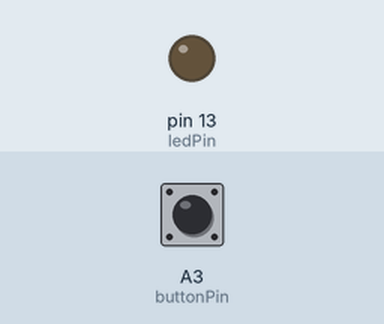
The sketch below on a simulated Arduino Uno, built with avr-gcc and run on an emulated ATmega328P. On the bench: output pins drawn as LEDs (lit = HIGH). Dashed ring = blinking. The test bench sets the inputs (shaded band); at power-on: A3 (buttonPin) LOW. What the sketch prints to the serial monitor is not drawn.

Above: at 1.2 s.
1.3 s: A3 (buttonPin) pulled HIGH for 0.15 s
At 1.38 s:
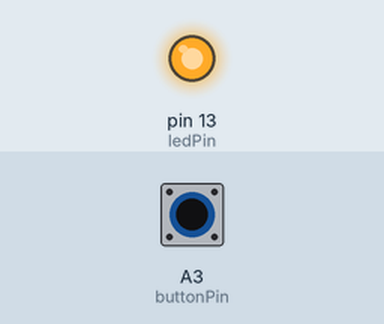
2.9 s: A3 (buttonPin) pulled HIGH for 3.2 s
At 6.6 s:
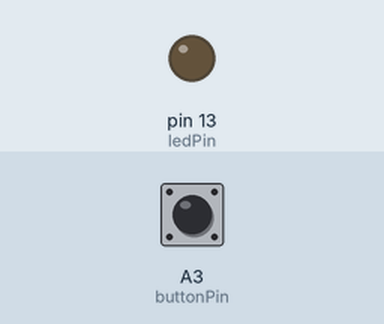
7.6 s: A3 (buttonPin) pulsed HIGH 2 times (0.12 s each, 0.3 s apart)
At 7.66 s:
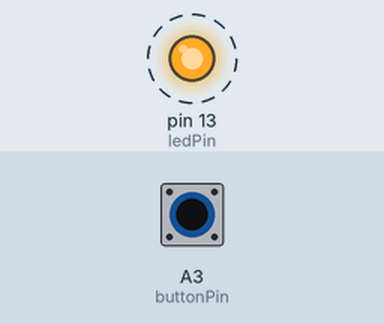
Timing chart, 0 to 10.6 s (numbered marks = the images above; inputs shaded):
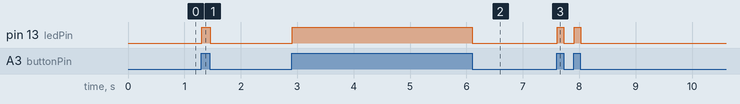

Measured:
- after the input at 1.3 s, pin 13 (ledPin): LOW → HIGH at once, → LOW 0.15 s later
- after the input at 2.9 s, pin 13 (ledPin): LOW → HIGH at once, → LOW 3.2 s later
- after the input at 7.6 s, pin 13 (ledPin): alternates HIGH for 0.12 s and LOW for 0.18 s, 4 changes in all, then stays LOW, starting at once

The sketch:

buttonTest.ino
```cpp
const int buttonPin = A3;
const int ledPin =  13;

int buttonState = 0;

void setup() {
  Serial.begin(9600);
  pinMode(ledPin, OUTPUT);
  pinMode(buttonPin, INPUT);
}

void loop(){
  buttonState = digitalRead(buttonPin);
  if (buttonState == HIGH) {
    Serial.println("YES");
    digitalWrite(ledPin, HIGH);
  }
  else {
        Serial.println("NO");
    digitalWrite(ledPin, LOW);
  }
}
```
